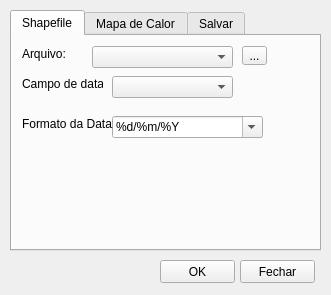
<?xml version="1.0" encoding="UTF-8"?>
<ui version="4.0">
 <class>BatchHeatmapsDialogBase</class>
 <widget class="QDialog" name="BatchHeatmapsDialogBase">
  <property name="geometry">
   <rect>
    <x>0</x>
    <y>0</y>
    <width>331</width>
    <height>295</height>
   </rect>
  </property>
  <property name="windowTitle">
   <string>Batch Heatmaps</string>
  </property>
  <widget class="QTabWidget" name="BatchHeatmaps_Tab">
   <property name="geometry">
    <rect>
     <x>10</x>
     <y>10</y>
     <width>311</width>
     <height>241</height>
    </rect>
   </property>
   <property name="mouseTracking">
    <bool>false</bool>
   </property>
   <property name="tabPosition">
    <enum>QTabWidget::North</enum>
   </property>
   <property name="tabShape">
    <enum>QTabWidget::Rounded</enum>
   </property>
   <property name="currentIndex">
    <number>0</number>
   </property>
   <widget class="QWidget" name="tab_1">
    <attribute name="title">
     <string>Shapefile</string>
    </attribute>
    <widget class="QLabel" name="label">
     <property name="geometry">
      <rect>
       <x>10</x>
       <y>10</y>
       <width>71</width>
       <height>16</height>
      </rect>
     </property>
     <property name="text">
      <string>Arquivo:</string>
     </property>
    </widget>
    <widget class="QToolButton" name="tb_Shapefiles">
     <property name="geometry">
      <rect>
       <x>230</x>
       <y>10</y>
       <width>25</width>
       <height>19</height>
      </rect>
     </property>
     <property name="text">
      <string>...</string>
     </property>
    </widget>
    <widget class="QComboBox" name="cb_LayerFields">
     <property name="enabled">
      <bool>true</bool>
     </property>
     <property name="geometry">
      <rect>
       <x>100</x>
       <y>40</y>
       <width>121</width>
       <height>22</height>
      </rect>
     </property>
    </widget>
    <widget class="QLabel" name="cb_fields">
     <property name="geometry">
      <rect>
       <x>10</x>
       <y>40</y>
       <width>81</width>
       <height>16</height>
      </rect>
     </property>
     <property name="text">
      <string>Campo de datas:</string>
     </property>
    </widget>
    <widget class="QComboBox" name="cb_Shapes">
     <property name="geometry">
      <rect>
       <x>80</x>
       <y>10</y>
       <width>141</width>
       <height>22</height>
      </rect>
     </property>
     <property name="insertPolicy">
      <enum>QComboBox::InsertAtTop</enum>
     </property>
    </widget>
    <widget class="QComboBox" name="cb_dataFormat">
     <property name="enabled">
      <bool>true</bool>
     </property>
     <property name="geometry">
      <rect>
       <x>100</x>
       <y>80</y>
       <width>151</width>
       <height>22</height>
      </rect>
     </property>
     <property name="editable">
      <bool>true</bool>
     </property>
     <item>
      <property name="text">
       <string>%d/%m/%Y</string>
      </property>
     </item>
     <item>
      <property name="text">
       <string>%d/%m/%y</string>
      </property>
     </item>
     <item>
      <property name="text">
       <string>%m/%d/%y</string>
      </property>
     </item>
     <item>
      <property name="text">
       <string>%m/%d/%Y</string>
      </property>
     </item>
     <item>
      <property name="text">
       <string>%Y/%m/%d</string>
      </property>
     </item>
     <item>
      <property name="text">
       <string>%d/%m/%Y %H:%M:%S</string>
      </property>
     </item>
     <item>
      <property name="text">
       <string>%d/%m/%Y %H:%M</string>
      </property>
     </item>
    </widget>
    <widget class="QLabel" name="label_2">
     <property name="enabled">
      <bool>true</bool>
     </property>
     <property name="geometry">
      <rect>
       <x>10</x>
       <y>80</y>
       <width>91</width>
       <height>16</height>
      </rect>
     </property>
     <property name="text">
      <string>Formato da Data:</string>
     </property>
    </widget>
   </widget>
   <widget class="QWidget" name="tab_2">
    <attribute name="title">
     <string>Mapa de Calor</string>
    </attribute>
    <widget class="QComboBox" name="cbTempoHeatmap">
     <property name="geometry">
      <rect>
       <x>150</x>
       <y>10</y>
       <width>141</width>
       <height>20</height>
      </rect>
     </property>
     <property name="frame">
      <bool>true</bool>
     </property>
     <item>
      <property name="text">
       <string>Ano</string>
      </property>
     </item>
     <item>
      <property name="text">
       <string>Estações - Hemisfério Sul</string>
      </property>
     </item>
     <item>
      <property name="text">
       <string>Estações - Hemisfério Norte</string>
      </property>
     </item>
     <item>
      <property name="text">
       <string>Semestre</string>
      </property>
     </item>
     <item>
      <property name="text">
       <string>Quadrimestre</string>
      </property>
     </item>
     <item>
      <property name="text">
       <string>Trimestre</string>
      </property>
     </item>
     <item>
      <property name="text">
       <string>Bimestre</string>
      </property>
     </item>
     <item>
      <property name="text">
       <string>Mes</string>
      </property>
     </item>
     <item>
      <property name="text">
       <string>Quinzena</string>
      </property>
     </item>
     <item>
      <property name="text">
       <string>Semana Fixa</string>
      </property>
     </item>
     <item>
      <property name="text">
       <string>Semana Corrida</string>
      </property>
     </item>
     <item>
      <property name="text">
       <string>Semana Epidemiológica</string>
      </property>
     </item>
    </widget>
    <widget class="QLabel" name="label_3">
     <property name="geometry">
      <rect>
       <x>10</x>
       <y>10</y>
       <width>36</width>
       <height>16</height>
      </rect>
     </property>
     <property name="text">
      <string>Tempo:</string>
     </property>
    </widget>
    <widget class="QLabel" name="label_9">
     <property name="geometry">
      <rect>
       <x>11</x>
       <y>70</y>
       <width>25</width>
       <height>16</height>
      </rect>
     </property>
     <property name="text">
      <string>Raio:</string>
     </property>
    </widget>
    <widget class="QDoubleSpinBox" name="doubleSpinBox_Radius">
     <property name="geometry">
      <rect>
       <x>110</x>
       <y>70</y>
       <width>65</width>
       <height>20</height>
      </rect>
     </property>
     <property name="maximum">
      <double>1000.000000000000000</double>
     </property>
    </widget>
    <widget class="QLabel" name="label_4">
     <property name="geometry">
      <rect>
       <x>10</x>
       <y>159</y>
       <width>47</width>
       <height>13</height>
      </rect>
     </property>
     <property name="text">
      <string>Escala:</string>
     </property>
    </widget>
    <widget class="QRadioButton" name="lowest_MaximumDensity">
     <property name="enabled">
      <bool>true</bool>
     </property>
     <property name="geometry">
      <rect>
       <x>10</x>
       <y>179</y>
       <width>141</width>
       <height>17</height>
      </rect>
     </property>
     <property name="text">
      <string>Menor densidade máxima</string>
     </property>
    </widget>
    <widget class="QRadioButton" name="highest_MaximumDensity">
     <property name="geometry">
      <rect>
       <x>160</x>
       <y>180</y>
       <width>141</width>
       <height>17</height>
      </rect>
     </property>
     <property name="text">
      <string>Maior densidade máxima</string>
     </property>
     <property name="checked">
      <bool>true</bool>
     </property>
    </widget>
    <widget class="QLabel" name="label_8">
     <property name="geometry">
      <rect>
       <x>10</x>
       <y>129</y>
       <width>88</width>
       <height>16</height>
      </rect>
     </property>
     <property name="text">
      <string>Tamanho do Pixel:</string>
     </property>
    </widget>
    <widget class="QDoubleSpinBox" name="doubleSpinBox_Pixel">
     <property name="geometry">
      <rect>
       <x>110</x>
       <y>130</y>
       <width>62</width>
       <height>22</height>
      </rect>
     </property>
     <property name="decimals">
      <number>2</number>
     </property>
     <property name="maximum">
      <double>9999.000000000000000</double>
     </property>
    </widget>
    <widget class="QDoubleSpinBox" name="doubleSpinBox_Columns">
     <property name="geometry">
      <rect>
       <x>110</x>
       <y>100</y>
       <width>65</width>
       <height>20</height>
      </rect>
     </property>
     <property name="decimals">
      <number>1</number>
     </property>
     <property name="maximum">
      <double>9999.000000000000000</double>
     </property>
    </widget>
    <widget class="QLabel" name="label_5">
     <property name="geometry">
      <rect>
       <x>11</x>
       <y>100</y>
       <width>42</width>
       <height>16</height>
      </rect>
     </property>
     <property name="text">
      <string>Colunas:</string>
     </property>
    </widget>
    <widget class="QLabel" name="label_6">
     <property name="geometry">
      <rect>
       <x>190</x>
       <y>100</y>
       <width>34</width>
       <height>16</height>
      </rect>
     </property>
     <property name="text">
      <string>Linhas:</string>
     </property>
    </widget>
    <widget class="QDoubleSpinBox" name="doubleSpinBox_Rows">
     <property name="geometry">
      <rect>
       <x>230</x>
       <y>100</y>
       <width>65</width>
       <height>20</height>
      </rect>
     </property>
     <property name="decimals">
      <number>1</number>
     </property>
     <property name="maximum">
      <double>9999.000000000000000</double>
     </property>
    </widget>
    <widget class="QLabel" name="label_7">
     <property name="geometry">
      <rect>
       <x>10</x>
       <y>40</y>
       <width>91</width>
       <height>16</height>
      </rect>
     </property>
     <property name="text">
      <string>Nome do Grupo:</string>
     </property>
    </widget>
    <widget class="QLineEdit" name="line_groupName">
     <property name="geometry">
      <rect>
       <x>100</x>
       <y>40</y>
       <width>171</width>
       <height>20</height>
      </rect>
     </property>
    </widget>
    <widget class="QPushButton" name="btn_groupName">
     <property name="geometry">
      <rect>
       <x>280</x>
       <y>40</y>
       <width>21</width>
       <height>23</height>
      </rect>
     </property>
     <property name="text">
      <string>=</string>
     </property>
    </widget>
   </widget>
   <widget class="QWidget" name="tab_3">
    <property name="toolTipDuration">
     <number>-1</number>
    </property>
    <attribute name="title">
     <string>Salvar</string>
    </attribute>
    <widget class="QLabel" name="label_10">
     <property name="geometry">
      <rect>
       <x>10</x>
       <y>20</y>
       <width>47</width>
       <height>13</height>
      </rect>
     </property>
     <property name="text">
      <string>Local:</string>
     </property>
    </widget>
    <widget class="QLineEdit" name="line_saveLocation">
     <property name="enabled">
      <bool>false</bool>
     </property>
     <property name="geometry">
      <rect>
       <x>10</x>
       <y>40</y>
       <width>251</width>
       <height>20</height>
      </rect>
     </property>
     <property name="text">
      <string>[Salvar para arquivo temporário]</string>
     </property>
     <property name="readOnly">
      <bool>false</bool>
     </property>
    </widget>
    <widget class="QToolButton" name="tb_saveHeatmap">
     <property name="geometry">
      <rect>
       <x>270</x>
       <y>40</y>
       <width>25</width>
       <height>19</height>
      </rect>
     </property>
     <property name="text">
      <string>...</string>
     </property>
    </widget>
    <widget class="QRadioButton" name="raw_Data">
     <property name="geometry">
      <rect>
       <x>10</x>
       <y>90</y>
       <width>82</width>
       <height>17</height>
      </rect>
     </property>
     <property name="text">
      <string>Raw Data</string>
     </property>
     <property name="checked">
      <bool>true</bool>
     </property>
    </widget>
    <widget class="QRadioButton" name="rendered_Image">
     <property name="geometry">
      <rect>
       <x>120</x>
       <y>90</y>
       <width>121</width>
       <height>17</height>
      </rect>
     </property>
     <property name="text">
      <string>Imagem Renderizada</string>
     </property>
    </widget>
   </widget>
  </widget>
  <widget class="QPushButton" name="btn_close">
   <property name="geometry">
    <rect>
     <x>240</x>
     <y>260</y>
     <width>75</width>
     <height>23</height>
    </rect>
   </property>
   <property name="text">
    <string>Fechar</string>
   </property>
  </widget>
  <widget class="QPushButton" name="btn_ok">
   <property name="geometry">
    <rect>
     <x>160</x>
     <y>260</y>
     <width>75</width>
     <height>23</height>
    </rect>
   </property>
   <property name="text">
    <string>OK</string>
   </property>
  </widget>
 </widget>
 <resources/>
 <connections/>
</ui>
